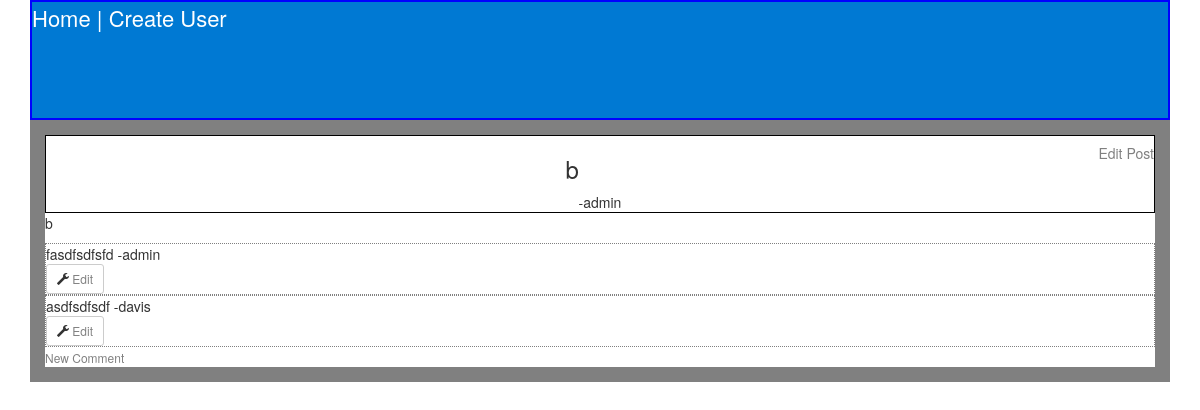
The page /posts/7/ on the database its author committed.
### app/models.py (models this page shows, shortened)
class Post(models.Model):
    title = models.CharField(max_length = 40)
    description =  models.CharField(max_length = 255)
    body = models.TextField()
    url = models.URLField(max_length = 250, null=True, blank=True)
    creation_time = models.DateTimeField(auto_now_add=True)
    modification_time = models.DateTimeField(auto_now=True)
    subreddit = models.ForeignKey(Subreddit)
    user = models.ForeignKey(User)
    @property
    def is_hot(self):
        first = self.creation_time
        second = (timezone.now() - timedelta(hours=3))
        com = Comment.objects.filter(post=self).filter(created_time__gt = (datetime.now() - timedelta(hours=3)))
        if com.count() > 3:
            return True
        else:
            return False
    def __str__(self):
        return self.title

class Comment(models.Model):
    text = models.TextField()
    user = models.ForeignKey(User)
    post = models.ForeignKey(Post)
    created_time = models.DateTimeField(auto_now_add=True)
    modified_time = models.DateTimeField(auto_now=True)

### app/views.py (the view)
# urls.py: url(r'^posts/(?P<pk>\d+)/$', CommentListView.as_view(), name="comment_list_view"),
class CommentListView(ListView):
    model = Comment
    def get_context_data(self):
        context = super().get_context_data()
        context["post"] = Post.objects.get(id=self.kwargs['pk'])
        return context
    def get_queryset(self):
        return Comment.objects.filter(post = self.kwargs['pk'])

### templates/app/comment_list.html (shortened to what this page needs)
{% extends 'base.html'%}
{% block content%}
<div class="title">
<h5><a href="{% url 'post_update_view' post.id %}">Edit Post</a></h5>
<h3>{{post}}</h3>  -{{ post.user }}</div>
<div class="post">
{{post.body}}</div>
<div class="comment_section">
{% for com in object_list%}
<div class="comment">
  {{com.text}} -{{com.user}} <br>
<button type="button" class="btn btn-default btn-sm">
  <span class="glyphicon glyphicon-wrench" aria-hidden="true"></span> <a href="{% url 'comment_update_view' com.id%}">Edit</a>
</button>
</div>
{% endfor %}
<a href="{% url 'comment_create_view' post.id %}">New Comment</a>
</div>
{% endblock %}

### app/static/css/theme.css (style rules this page uses)
.container a:link { color: grey; font-size: 20px; }
.title { text-align: center; border: solid 1px black; }
.title a:link { float: right ; font-size: 14px; }
.comment_section a:link { font-size: 12px; }
.comment { border: dotted 1px grey; }

### rows shown on the page
Post: title "b", user "admin", body "b"
Comment: text "fasdfsdfsfd", user "admin"
Comment: text "asdfsdfsdf", user "davis"
